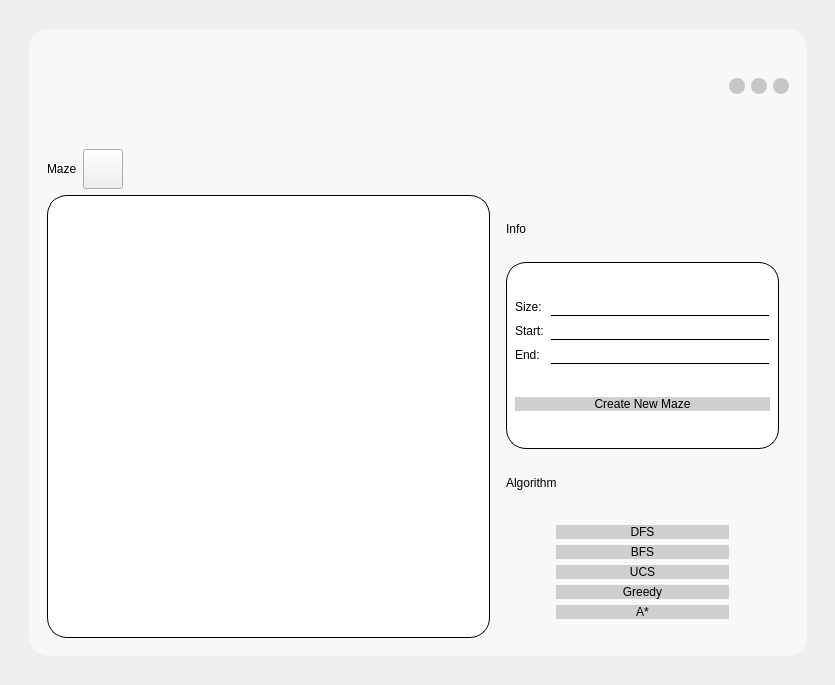
<?xml version="1.0" encoding="UTF-8"?>
<ui version="4.0">
 <class>MainWindow</class>
 <widget class="QMainWindow" name="MainWindow">
  <property name="geometry">
   <rect>
    <x>0</x>
    <y>0</y>
    <width>835</width>
    <height>685</height>
   </rect>
  </property>
  <property name="windowTitle">
   <string>MainWindow</string>
  </property>
  <widget class="QWidget" name="centralwidget">
   <widget class="QWidget" name="verticalLayoutWidget">
    <property name="geometry">
     <rect>
      <x>-1</x>
      <y>-1</y>
      <width>838</width>
      <height>687</height>
     </rect>
    </property>
    <layout class="QVBoxLayout" name="verticalLayout">
     <property name="leftMargin">
      <number>30</number>
     </property>
     <property name="topMargin">
      <number>30</number>
     </property>
     <property name="rightMargin">
      <number>30</number>
     </property>
     <property name="bottomMargin">
      <number>30</number>
     </property>
     <item>
      <widget class="QWidget" name="mainWidget" native="true">
       <property name="styleSheet">
        <string notr="true">QWidget#mainWidget{
background-color: rgb(248, 248, 248);
border-radius: 20px
}</string>
       </property>
       <layout class="QVBoxLayout" name="verticalLayout_3">
        <item>
         <layout class="QVBoxLayout" name="verticalLayout_4" stretch="1,0">
          <item>
           <widget class="QWidget" name="titleBar" native="true">
            <layout class="QHBoxLayout" name="horizontalLayout_3">
             <item>
              <layout class="QHBoxLayout" name="horizontalLayout_4" stretch="0,0,0,0">
               <item>
                <spacer name="horizontalSpacer">
                 <property name="orientation">
                  <enum>Qt::Horizontal</enum>
                 </property>
                 <property name="sizeHint" stdset="0">
                  <size>
                   <width>40</width>
                   <height>20</height>
                  </size>
                 </property>
                </spacer>
               </item>
               <item>
                <widget class="QPushButton" name="minButton">
                 <property name="minimumSize">
                  <size>
                   <width>16</width>
                   <height>16</height>
                  </size>
                 </property>
                 <property name="maximumSize">
                  <size>
                   <width>16</width>
                   <height>16</height>
                  </size>
                 </property>
                 <property name="styleSheet">
                  <string notr="true">QPushButton{
background-color:rgb(198, 198, 198);
border-radius:8px;
}
QPushButton:hover{
	background-color: rgb(38, 201, 64);
}

QPushButton:pressed {
background-color:rgb(31, 167, 52);
}</string>
                 </property>
                 <property name="text">
                  <string/>
                 </property>
                </widget>
               </item>
               <item>
                <widget class="QPushButton" name="sizeButton">
                 <property name="minimumSize">
                  <size>
                   <width>16</width>
                   <height>16</height>
                  </size>
                 </property>
                 <property name="maximumSize">
                  <size>
                   <width>16</width>
                   <height>16</height>
                  </size>
                 </property>
                 <property name="styleSheet">
                  <string notr="true">QPushButton{
background-color:rgb(198, 198, 198);
border-radius:8px;
}
QPushButton:hover{
	background-color: rgb(254, 192, 46);
}

QPushButton:pressed {
background-color:rgb(223, 168, 40);
}</string>
                 </property>
                 <property name="text">
                  <string/>
                 </property>
                </widget>
               </item>
               <item>
                <widget class="QPushButton" name="closeButton">
                 <property name="minimumSize">
                  <size>
                   <width>16</width>
                   <height>16</height>
                  </size>
                 </property>
                 <property name="maximumSize">
                  <size>
                   <width>16</width>
                   <height>16</height>
                  </size>
                 </property>
                 <property name="styleSheet">
                  <string notr="true">QPushButton{
background-color:rgb(198, 198, 198);
border-radius:8px;
}
QPushButton:hover{
	background-color: rgb(255, 90, 78);
}

QPushButton:pressed {
background-color:rgb(199, 70, 61);
}</string>
                 </property>
                 <property name="text">
                  <string/>
                 </property>
                </widget>
               </item>
              </layout>
             </item>
            </layout>
           </widget>
          </item>
          <item>
           <widget class="QWidget" name="displayWidget" native="true">
            <layout class="QVBoxLayout" name="verticalLayout_5">
             <item>
              <layout class="QVBoxLayout" name="verticalLayout_9" stretch="1,10">
               <item>
                <layout class="QHBoxLayout" name="createLayout">
                 <item>
                  <widget class="QLabel" name="createLabel">
                   <property name="styleSheet">
                    <string notr="true">font: 300 25pt &quot;ADELE&quot;;</string>
                   </property>
                   <property name="text">
                    <string>Maze</string>
                   </property>
                  </widget>
                 </item>
                 <item>
                  <widget class="QPushButton" name="pushButton">
                   <property name="minimumSize">
                    <size>
                     <width>40</width>
                     <height>40</height>
                    </size>
                   </property>
                   <property name="maximumSize">
                    <size>
                     <width>40</width>
                     <height>40</height>
                    </size>
                   </property>
                   <property name="styleSheet">
                    <string notr="true">QPushButton{
border-image: url(:/img/maze.png);
}

QPushButton:hover {
	border-image: url(:/img/hover.png);
}

QPushButton:pressed {
	
	border-image: url(:/img/pressed.png);
}</string>
                   </property>
                   <property name="text">
                    <string/>
                   </property>
                  </widget>
                 </item>
                 <item>
                  <spacer name="horizontalSpacer_2">
                   <property name="orientation">
                    <enum>Qt::Horizontal</enum>
                   </property>
                   <property name="sizeHint" stdset="0">
                    <size>
                     <width>40</width>
                     <height>20</height>
                    </size>
                   </property>
                  </spacer>
                 </item>
                </layout>
               </item>
               <item>
                <layout class="QHBoxLayout" name="displayLayout" stretch="2,0">
                 <item>
                  <widget class="QWidget" name="mazeWidget" native="true">
                   <property name="minimumSize">
                    <size>
                     <width>443</width>
                     <height>443</height>
                    </size>
                   </property>
                   <property name="maximumSize">
                    <size>
                     <width>443</width>
                     <height>16777215</height>
                    </size>
                   </property>
                   <property name="styleSheet">
                    <string notr="true">border-radius: 20px;
border: 1px solid;
border-color: rgb(0, 0, 0);
background-color: rgb(255, 255, 255);</string>
                   </property>
                   <layout class="QVBoxLayout" name="verticalLayout_10">
                    <property name="leftMargin">
                     <number>5</number>
                    </property>
                    <property name="topMargin">
                     <number>5</number>
                    </property>
                    <property name="rightMargin">
                     <number>5</number>
                    </property>
                    <property name="bottomMargin">
                     <number>5</number>
                    </property>
                    <item>
                     <layout class="QVBoxLayout" name="mazeLayout">
                      <property name="leftMargin">
                       <number>5</number>
                      </property>
                      <property name="topMargin">
                       <number>5</number>
                      </property>
                      <property name="rightMargin">
                       <number>5</number>
                      </property>
                      <property name="bottomMargin">
                       <number>5</number>
                      </property>
                     </layout>
                    </item>
                   </layout>
                  </widget>
                 </item>
                 <item>
                  <layout class="QVBoxLayout" name="infoLayout" stretch="1,4,1,0">
                   <property name="spacing">
                    <number>10</number>
                   </property>
                   <property name="leftMargin">
                    <number>10</number>
                   </property>
                   <property name="topMargin">
                    <number>10</number>
                   </property>
                   <property name="rightMargin">
                    <number>10</number>
                   </property>
                   <property name="bottomMargin">
                    <number>10</number>
                   </property>
                   <item>
                    <widget class="QLabel" name="infoLabel">
                     <property name="styleSheet">
                      <string notr="true">font: 300 20pt &quot;ADELE&quot;;
border：1px solid rgb(255, 255, 255);
border-bottom-color: rgb(0, 0, 0);</string>
                     </property>
                     <property name="text">
                      <string>Info</string>
                     </property>
                    </widget>
                   </item>
                   <item>
                    <widget class="QWidget" name="infoWidget" native="true">
                     <property name="styleSheet">
                      <string notr="true">border-radius: 20px;
border: 1px solid;
border-color: rgb(0, 0, 0);
background-color: rgb(255, 255, 255);</string>
                     </property>
                     <layout class="QVBoxLayout" name="verticalLayout_12">
                      <item>
                       <layout class="QGridLayout" name="gridLayout">
                        <item row="1" column="0">
                         <widget class="QLabel" name="startLabel">
                          <property name="styleSheet">
                           <string notr="true">font: 300 15pt &quot;ADELE&quot;;
border: none;</string>
                          </property>
                          <property name="text">
                           <string>Start:</string>
                          </property>
                         </widget>
                        </item>
                        <item row="2" column="0">
                         <widget class="QLabel" name="endLabel">
                          <property name="styleSheet">
                           <string notr="true">font: 300 15pt &quot;ADELE&quot;;
border: none;</string>
                          </property>
                          <property name="text">
                           <string>End:</string>
                          </property>
                         </widget>
                        </item>
                        <item row="0" column="0">
                         <widget class="QLabel" name="sizeLabel">
                          <property name="styleSheet">
                           <string notr="true">font: 300 15pt &quot;ADELE&quot;;
border: none;</string>
                          </property>
                          <property name="text">
                           <string>Size:</string>
                          </property>
                         </widget>
                        </item>
                        <item row="0" column="1">
                         <widget class="QLineEdit" name="sizeEdit">
                          <property name="styleSheet">
                           <string notr="true">border: 1px solid rgb(255, 255, 255);
border-bottom-color: rgb(0,0,0);
font: 300 15pt &quot;ADELE&quot;;</string>
                          </property>
                          <property name="alignment">
                           <set>Qt::AlignCenter</set>
                          </property>
                         </widget>
                        </item>
                        <item row="1" column="1">
                         <widget class="QLineEdit" name="startEdit">
                          <property name="styleSheet">
                           <string notr="true">border: 1px solid rgb(255, 255, 255);
border-bottom-color: rgb(0,0,0);
font: 300 15pt &quot;ADELE&quot;;</string>
                          </property>
                          <property name="alignment">
                           <set>Qt::AlignCenter</set>
                          </property>
                         </widget>
                        </item>
                        <item row="2" column="1">
                         <widget class="QLineEdit" name="endEdit">
                          <property name="styleSheet">
                           <string notr="true">border: 1px solid rgb(255, 255, 255);
border-bottom-color: rgb(0,0,0);
font: 300 15pt &quot;ADELE&quot;;
</string>
                          </property>
                          <property name="alignment">
                           <set>Qt::AlignCenter</set>
                          </property>
                         </widget>
                        </item>
                       </layout>
                      </item>
                      <item>
                       <widget class="QPushButton" name="createButton">
                        <property name="styleSheet">
                         <string notr="true">QPushButton{
font: 300 13pt &quot;ADELE&quot;;
background-color:rgb(207, 207, 207);
border:none;
border-radius:8px;
}
QPushButton:hover{
	background-color:rgb(179, 179, 179);
}

QPushButton:pressed {
background-color:rgb(227, 227, 227);
}</string>
                        </property>
                        <property name="text">
                         <string>Create New Maze</string>
                        </property>
                       </widget>
                      </item>
                     </layout>
                    </widget>
                   </item>
                   <item>
                    <widget class="QLabel" name="label">
                     <property name="styleSheet">
                      <string notr="true">font: 300 20pt &quot;ADELE&quot;;</string>
                     </property>
                     <property name="text">
                      <string>Algorithm</string>
                     </property>
                    </widget>
                   </item>
                   <item>
                    <widget class="QWidget" name="algorithmWidget" native="true">
                     <property name="styleSheet">
                      <string notr="true"/>
                     </property>
                     <layout class="QVBoxLayout" name="verticalLayout_13">
                      <property name="leftMargin">
                       <number>50</number>
                      </property>
                      <property name="rightMargin">
                       <number>50</number>
                      </property>
                      <item>
                       <widget class="QPushButton" name="DFS">
                        <property name="styleSheet">
                         <string notr="true">QPushButton{
font: 300 13pt &quot;ADELE&quot;;
background-color:rgb(207, 207, 207);
border-radius:8px;
}
QPushButton:hover{
	background-color:rgb(179, 179, 179);
}

QPushButton:pressed {
background-color:rgb(227, 227, 227);
}</string>
                        </property>
                        <property name="text">
                         <string>DFS</string>
                        </property>
                       </widget>
                      </item>
                      <item>
                       <widget class="QPushButton" name="BFS">
                        <property name="styleSheet">
                         <string notr="true">QPushButton{
font: 300 13pt &quot;ADELE&quot;;
background-color:rgb(207, 207, 207);
border-radius:8px;
}
QPushButton:hover{
	background-color:rgb(179, 179, 179);
}

QPushButton:pressed {
background-color:rgb(227, 227, 227);
}</string>
                        </property>
                        <property name="text">
                         <string>BFS</string>
                        </property>
                       </widget>
                      </item>
                      <item>
                       <widget class="QPushButton" name="UCS">
                        <property name="styleSheet">
                         <string notr="true">QPushButton{
font: 300 13pt &quot;ADELE&quot;;
background-color:rgb(207, 207, 207);
border-radius:8px;
}
QPushButton:hover{
	background-color:rgb(179, 179, 179);
}

QPushButton:pressed {
background-color:rgb(227, 227, 227);
}</string>
                        </property>
                        <property name="text">
                         <string>UCS</string>
                        </property>
                       </widget>
                      </item>
                      <item>
                       <widget class="QPushButton" name="A">
                        <property name="styleSheet">
                         <string notr="true">QPushButton{
	font: 300 13pt &quot;ADELE&quot;;
background-color:rgb(207, 207, 207);
border-radius:8px;
}
QPushButton:hover{
	background-color:rgb(179, 179, 179);
}

QPushButton:pressed {
background-color:rgb(227, 227, 227);
}</string>
                        </property>
                        <property name="text">
                         <string>Greedy</string>
                        </property>
                       </widget>
                      </item>
                      <item>
                       <widget class="QPushButton" name="AStar">
                        <property name="styleSheet">
                         <string notr="true">QPushButton{
font: 300 13pt &quot;ADELE&quot;;
background-color:rgb(207, 207, 207);
border-radius:8px;
}
QPushButton:hover{
	background-color:rgb(179, 179, 179);
}

QPushButton:pressed {
background-color:rgb(227, 227, 227);
}</string>
                        </property>
                        <property name="text">
                         <string>A*</string>
                        </property>
                       </widget>
                      </item>
                     </layout>
                    </widget>
                   </item>
                  </layout>
                 </item>
                </layout>
               </item>
              </layout>
             </item>
            </layout>
           </widget>
          </item>
         </layout>
        </item>
       </layout>
      </widget>
     </item>
    </layout>
   </widget>
  </widget>
 </widget>
 <resources/>
 <connections>
  <connection>
   <sender>closeButton</sender>
   <signal>clicked()</signal>
   <receiver>MainWindow</receiver>
   <slot>close()</slot>
   <hints>
    <hint type="sourcelabel">
     <x>717</x>
     <y>62</y>
    </hint>
    <hint type="destinationlabel">
     <x>389</x>
     <y>299</y>
    </hint>
   </hints>
  </connection>
  <connection>
   <sender>minButton</sender>
   <signal>clicked()</signal>
   <receiver>MainWindow</receiver>
   <slot>showMinimized()</slot>
   <hints>
    <hint type="sourcelabel">
     <x>671</x>
     <y>62</y>
    </hint>
    <hint type="destinationlabel">
     <x>389</x>
     <y>299</y>
    </hint>
   </hints>
  </connection>
 </connections>
</ui>
